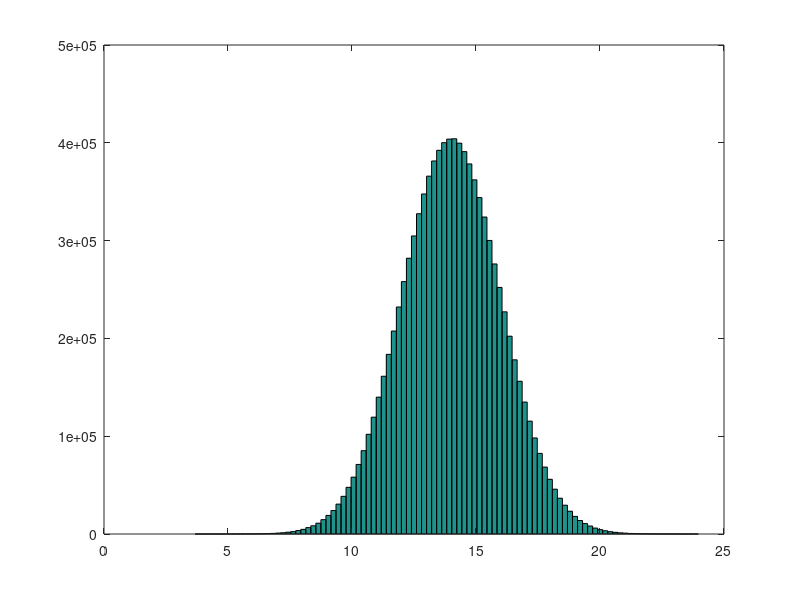

The MATLAB script that drew this image:
N = 1e7;      %  num experiencias
media = 14;
dp = 2;       %  Desvio Padrão

arrayX   =  randn(1, N);


arrayY = arrayX * dp + media;
hist(arrayY, 100)
ax=axis();
% mesmos eixos que o outro subplot

ProbA = sum(arrayY>=12 & arrayY<=16) / N
ProbB = sum(arrayY>=10 & arrayY<=18) / N
ProbC = sum(arrayY>=10) / N


      % Prob de ter até 16 - Prob de ter até 12
ProbD = normcdf(16, 14, 2) - normcdf(12, 14, 2)